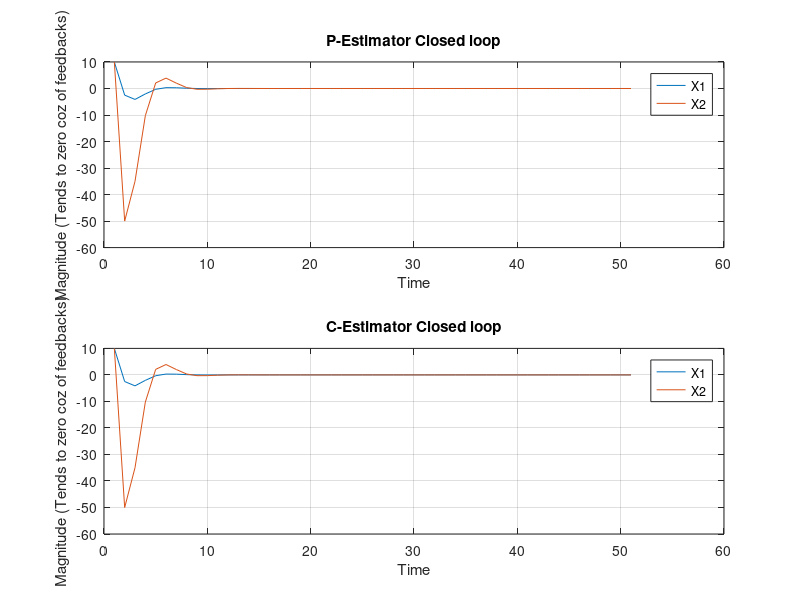
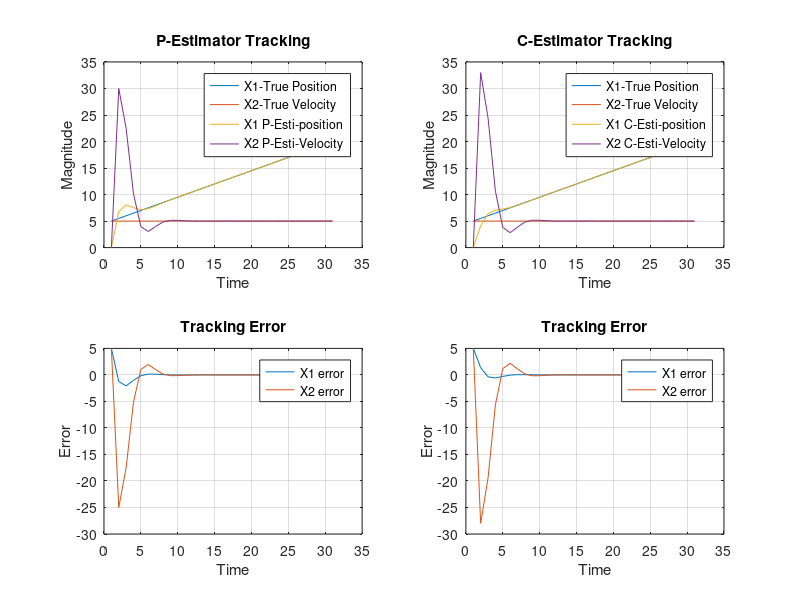

Here is the MATLAB script that generated these plots, in order:
clear all;
close all;

Phi = [ 1 0.1; 
      0 1];
gamma = [0.005; 
     0.1];
H= [1 0];
J=[0];
T=0.1;
Ds_p = [0.325+0.38i  0.325-0.38i]'; %desire pole

%P_Estimator
Lp_T = place(Phi',H',Ds_p)
eig((Phi-Lp_T'*H));
SYS=ss((Phi-Lp_T'*H),gamma,H,J,T);
Tfinal=5;
[Y,T,X]=initial(SYS,[10 10]',Tfinal);

figure(1)
subplot(2,1,1)
plot(X(:,1));
grid on
hold on
plot(X(:,2));
title('P-Estimator Closed loop');
xlabel('Time');
ylabel('Magnitude (Tends to zero coz of feedbacks)');
legend('X1','X2');

%C_Estimator
T=0.1;
Lc_T = place(Phi',Phi'*H',Ds_p)
eig((Phi-Lc_T'*H));
SYS=ss((Phi-Phi*Lc_T'*H),gamma,H,J,T);
Tfinal=5;
[Y,T,X1]=initial(SYS,[10 10]',Tfinal);

figure(1)
subplot(2,1,2)
plot(X1(:,1));
grid on
hold on
plot(X1(:,2));
title('C-Estimator Closed loop');
xlabel('Time');
ylabel('Magnitude (Tends to zero coz of feedbacks)');
legend('X1','X2');

%%%%%%%%%%%%%%%%%
%Taking feedback as zero
k=[0 0];

%P_Estimate 
P_Est_Q = [Phi -gamma*k; Lp_T'*H Phi-gamma*k-Lp_T'*H];
eig(P_Est_Q)

T=0.1;
SYS=ss(P_Est_Q,[gamma; gamma],[H H],J,T);
Tfinal=3;


[Y,T,X1]=initial(SYS,[5 5 0 0]',Tfinal);

figure(3)

subplot(2,2,1)
plot(X1(:,1));
hold on
plot(X1(:,2));
hold on
plot(X1(:,3));
hold on
plot(X1(:,4));
hold on
grid on
title('P-Estimator Tracking');
xlabel('Time');
ylabel('Magnitude');
legend('X1-True Position','X2-True Velocity','X1 P-Esti-position','X2 P-Esti-Velocity');
subplot(2,2,3)
plot(X1(:,1)-X1(:,3));
hold on
plot(X1(:,2)-X1(:,4));
grid on
title('Tracking Error');
xlabel('Time');
ylabel('Error');
legend('X1 error','X2 error');


%C_Estimate 

C_Est_Q = [Phi -gamma*k; Lc_T'*H*Phi Phi-gamma*k-Lc_T'*H*Phi];
eig(C_Est_Q)
T=0.1;
SYS=ss(C_Est_Q,[gamma; gamma],[H H],J,T);
Tfinal=3;


[Y,T,X2]=initial(SYS,[5 5 0 0]',Tfinal);

%figure(4)
subplot(2,2,2)
plot(X2(:,1));
hold on
plot(X2(:,2));
hold on
plot(X2(:,3));
hold on
plot(X2(:,4));
hold on
grid on
title('C-Estimator Tracking');
xlabel('Time');
ylabel('Magnitude');
legend('X1-True Position','X2-True Velocity','X1 C-Esti-position','X2 C-Esti-Velocity');
subplot(2,2,4)
plot(X2(:,1)-X2(:,3));
hold on
plot(X2(:,2)-X2(:,4));
grid on
title('Tracking Error');
xlabel('Time');
ylabel('Error');
legend('X1 error','X2 error');

